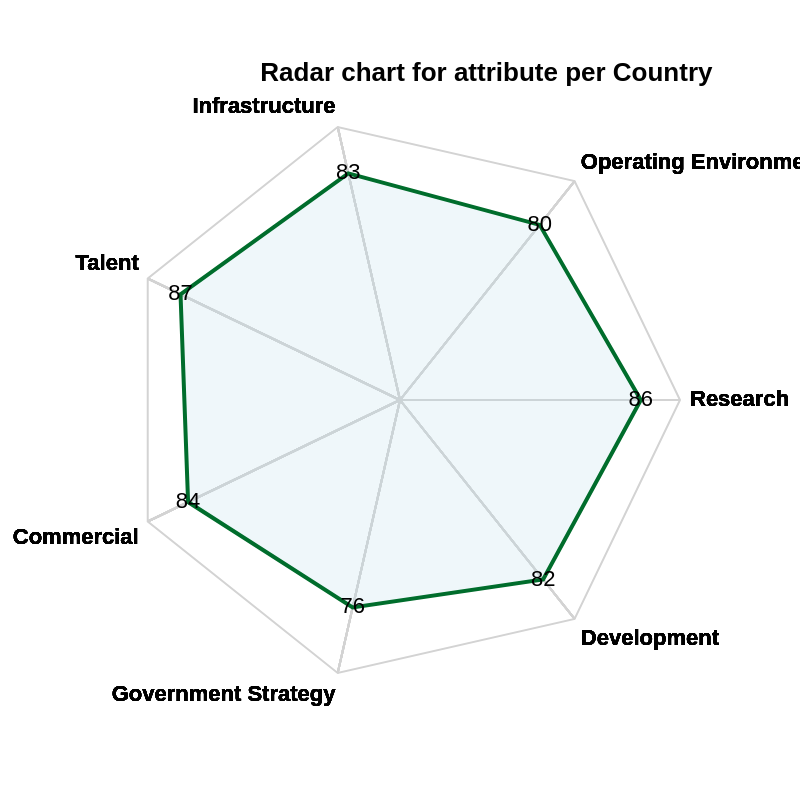

Source (Vega-Lite JSON):
### Vega specification from a JSON file in a GitHub repository (floating-point values rounded to 4 significant figures)
{"$schema": "https://vega.github.io/schema/vega/v5.json", "description": "Radar chart displaying various metrics for selected countries.", "width": 400, "height": 400, "padding": 60, "title": "Radar chart for attribute per Country", "autosize": {"type": "none", "contains": "padding"}, "signals": [{"name": "radius", "update": "width / 2"}, {"name": "countrySelection", "value": "Australia", "bind": {"input": "select", "options": ["USA", "Germany", "Canada", "UK", "Japan", "China", "Australia"]}}], "data": [{"name": "table", "values": [{"key": "Talent", "value": 100.0, "country": "USA"}, {"key": "Infrastructure", "value": 94.02, "country": "USA"}, {"key": "Operating Environment", "value": 64.56, "country": "USA"}, {"key": "Research", "value": 100.0, "country": "USA"}, {"key": "Development", "value": 100.0, "country": "USA"}, {"key": "Government Strategy", "value": 77.39, "country": "USA"}, {"key": "Commercial", "value": 100.0, "country": "USA"}, {"key": "Talent", "value": 90.0, "country": "Germany"}, {"key": "Infrastructure", "value": 85.0, "country": "Germany"}, {"key": "Operating Environment", "value": 80.0, "country": "Germany"}, {"key": "Research", "value": 90.0, "country": "Germany"}, {"key": "Development", "value": 80.0, "country": "Germany"}, {"key": "Government Strategy", "value": 75.0, "country": "Germany"}, {"key": "Commercial", "value": 85.0, "country": "Germany"}, {"key": "Talent", "value": 85.0, "country": "Canada"}, {"key": "Infrastructure", "value": 80.0, "country": "Canada"}, {"key": "Operating Environment", "value": 78.0, "country": "Canada"}, {"key": "Research", "value": 88.0, "country": "Canada"}, {"key": "Development", "value": 85.0, "country": "Canada"}, {"key": "Government Strategy", "value": 73.0, "country": "Canada"}, {"key": "Commercial", "value": 90.0, "country": "Canada"}, {"key": "Talent", "value": 88.0, "country": "UK"}, {"key": "Infrastructure", "value": 82.0, "country": "UK"}, {"key": "Operating Environment", "value": 75.0, "country": "UK"}, {"key": "Research", "value": 85.0, "country": "UK"}, {"key": "Development", "value": 80.0, "country": "UK"}, {"key": "Government Strategy", "value": 70.0, "country": "UK"}, {"key": "Commercial", "value": 87.0, "country": "UK"}, {"key": "Talent", "value": 92.0, "country": "Japan"}, {"key": "Infrastructure", "value": 90.0, "country": "Japan"}, {"key": "Operating Environment", "value": 82.0, "country": "Japan"}, {"key": "Research", "value": 90.0, "country": "Japan"}, {"key": "Development", "value": 88.0, "country": "Japan"}, {"key": "Government Strategy", "value": 80.0, "country": "Japan"}, {"key": "Commercial", "value": 91.0, "country": "Japan"}, {"key": "Talent", "value": 89.0, "country": "China"}, {"key": "Infrastructure", "value": 88.0, "country": "China"}, {"key": "Operating Environment", "value": 77.0, "country": "China"}, {"key": "Research", "value": 85.0, "country": "China"}, {"key": "Development", "value": 82.0, "country": "China"}, {"key": "Government Strategy", "value": 78.0, "country": "China"}, {"key": "Commercial", "value": 88.0, "country": "China"}, {"key": "Talent", "value": 87.0, "country": "Australia"}, {"key": "Infrastructure", "value": 83.0, "country": "Australia"}, {"key": "Operating Environment", "value": 80.0, "country": "Australia"}, {"key": "Research", "value": 86.0, "country": "Australia"}, {"key": "Development", "value": 82.0, "country": "Australia"}, {"key": "Government Strategy", "value": 76.0, "country": "Australia"}, {"key": "Commercial", "value": 84.0, "country": "Australia"}]}, {"name": "filteredTable", "source": "table", "transform": [{"type": "filter", "expr": "datum.country === countrySelection"}]}], "scales": [{"name": "angular", "type": "point", "range": {"signal": "[-PI, PI]"}, "padding": 0.5, "domain": {"data": "table", "field": "key"}}, {"name": "radial", "type": "linear", "range": {"signal": "[0, radius]"}, "zero": true, "nice": false, "domain": {"data": "table", "field": "value"}, "domainMin": 0}, {"name": "color", "type": "ordinal", "domain": ["USA", "Germany", "Canada", "UK", "Japan", "China", "Australia"], "range": ["#1f77b4", "#ff7f0e", "#2ca02c", "#d62728", "#9467bd", "#8c564b", "#006d2c"]}], "encode": {"enter": {"x": {"signal": "radius"}, "y": {"signal": "radius"}}}, "marks": [{"type": "group", "name": "categories", "zindex": 1, "from": {"facet": {"data": "filteredTable", "name": "facet", "groupby": ["country"]}}, "encode": {"enter": {"opacity": {"value": 1}}}, "marks": [{"type": "line", "name": "category-line", "from": {"data": "facet"}, "encode": {"enter": {"interpolate": {"value": "linear-closed"}, "x": {"signal": "scale('radial', datum.value) * cos(scale('angular', datum.key))"}, "y": {"signal": "scale('radial', datum.value) * sin(scale('angular', datum.key))"}, "stroke": {"scale": "color", "field": "country"}, "strokeWidth": {"value": 2}, "fill": {"value": "lightblue"}, "fillOpacity": {"value": 0.2}}}}, {"type": "text", "name": "value-text", "from": {"data": "category-line"}, "encode": {"enter": {"x": {"signal": "datum.x"}, "y": {"signal": "datum.y"}, "text": {"signal": "datum.datum.value"}, "align": {"value": "center"}, "baseline": {"value": "middle"}, "fill": {"value": "black"}}}}]}, {"type": "rule", "name": "radial-grid", "from": {"data": "table"}, "zindex": 0, "encode": {"enter": {"x": {"value": 0}, "y": {"value": 0}, "x2": {"signal": "radius * cos(scale('angular', datum.key))"}, "y2": {"signal": "radius * sin(scale('angular', datum.key))"}, "stroke": {"value": "lightgray"}, "strokeWidth": {"value": 1}}}}, {"type": "text", "name": "key-label", "from": {"data": "table"}, "zindex": 1, "encode": {"enter": {"x": {"signal": "(radius + 5) * cos(scale('angular', datum.key))"}, "y": {"signal": "(radius + 5) * sin(scale('angular', datum.key))"}, "text": {"field": "key"}, "align": [{"test": "abs(scale('angular', datum.key)) > PI / 2", "value": "right"}, {"value": "left"}], "baseline": [{"test": "scale('angular', datum.key) > 0", "value": "top"}, {"test": "scale('angular', datum.key) == 0", "value": "middle"}, {"value": "bottom"}], "fill": {"value": "black"}, "fontWeight": {"value": "bold"}}}}, {"type": "line", "name": "outer-line", "from": {"data": "radial-grid"}, "encode": {"enter": {"interpolate": {"value": "linear-closed"}, "x": {"field": "x2"}, "y": {"field": "y2"}, "stroke": {"value": "lightgray"}, "strokeWidth": {"value": 1}}}}]}
